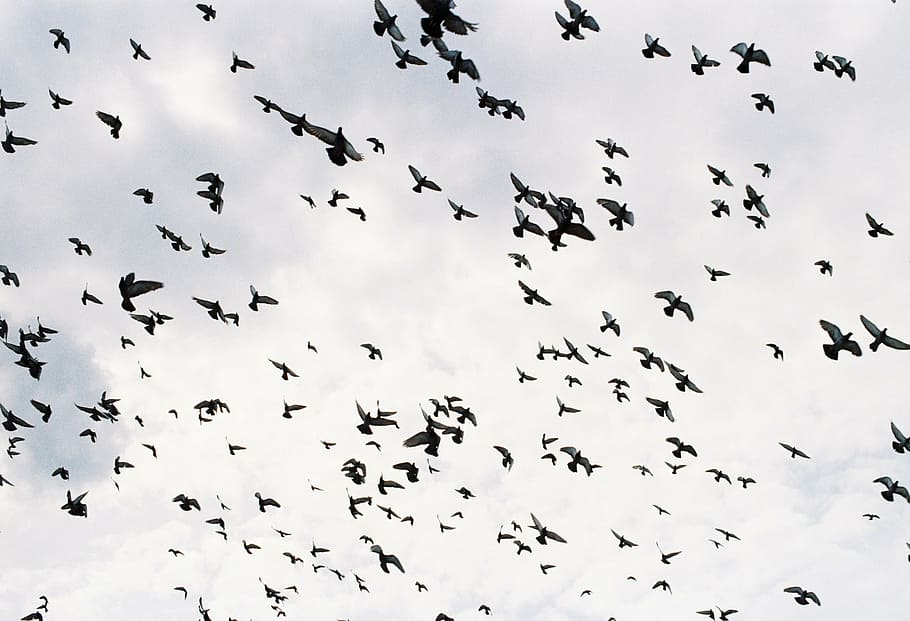
#> input picture data/droup_of_birds.jpg, 910 x 621 px, found by its file name
$ python main.py
#> lines starting #> are read from the running program, lines starting #| are printed output that depends on the picture; after the words box and inside, x2 and y2 are one past the last pixel; in counts of white or black regions, pixels touching at a corner belong together
import os

import cv2


img = cv2.imread(os.path.join('.','data', 'droup_of_birds.jpg'))
#> img is the input picture: shape (621, 910, 3); mean B, G, R 219.1, 218.5, 219.1

img_gray = cv2.cvtColor(img, cv2.COLOR_BGR2GRAY)

ret, thresh = cv2.threshold(img_gray, 127, 255, cv2.THRESH_BINARY_INV)
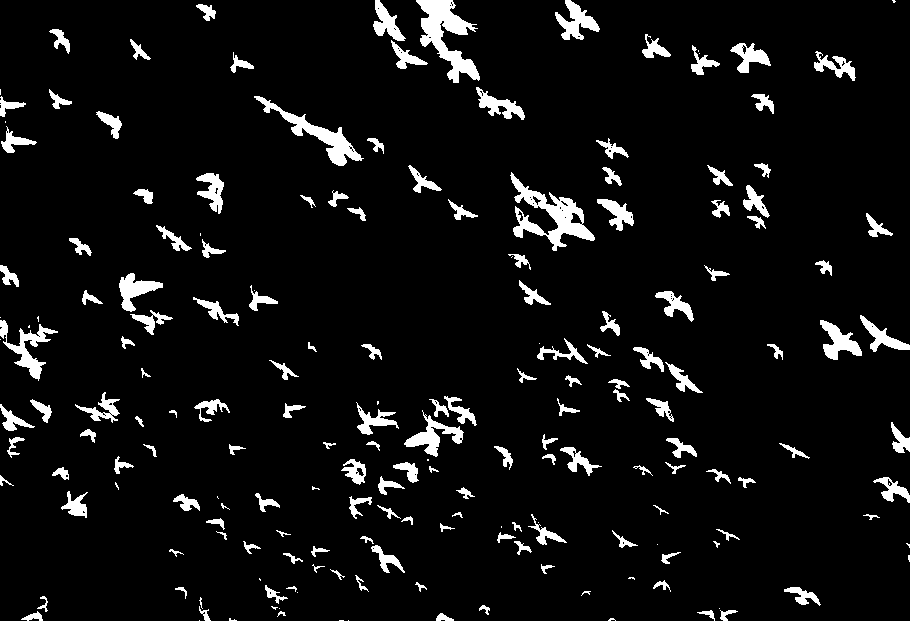
#> thresh: shape (621, 910); 6.4% white; 190 white regions (36 under 20 px)

contours, hierarchy = cv2.findContours(thresh, cv2.RETR_TREE, cv2.CHAIN_APPROX_SIMPLE)
#> contours = 266 contours, 120 with area under 20; largest, box (x1, y1, x2, y2) and area: (510, 172, 595, 251) 2100, (416, 0, 480, 83) 2052, (254, 96, 364, 166) 1353, (0, 320, 58, 381) 847, (404, 410, 464, 457) 774

for cnt in contours:
    if cv2.contourArea(cnt) > 40:
        # cv2.drawContours(img, cnt, -1, (0, 255, 0), 1)

        x1, y1, w, h = cv2.boundingRect(cnt)

        cv2.rectangle(img, (x1, y1), (x1 + w, y1 + h), (0, 255, 0), 2)
#> this loop made 266 passes
#> (x1, y1, w, h) on passes 6, 8, 9, 10, 14, 21, 24, 27, 35, 36, 38, 39: (436, 613, 18, 8), (21, 611, 22, 10), (720, 610, 18, 11), (697, 610, 18, 11), (199, 606, 12, 15), (784, 587, 37, 19), (265, 585, 23, 19), (653, 580, 18, 12), (283, 553, 20, 11), (661, 552, 20, 12), (311, 546, 19, 11), (371, 545, 34, 28)
#> cnt on passes 1, 2, 3, 11, 12, 19: [[348, 620]], [[339, 620], [343, 620]], [[199, 620]], [[719, 608]], [[279, 608]], [[297, 592]]
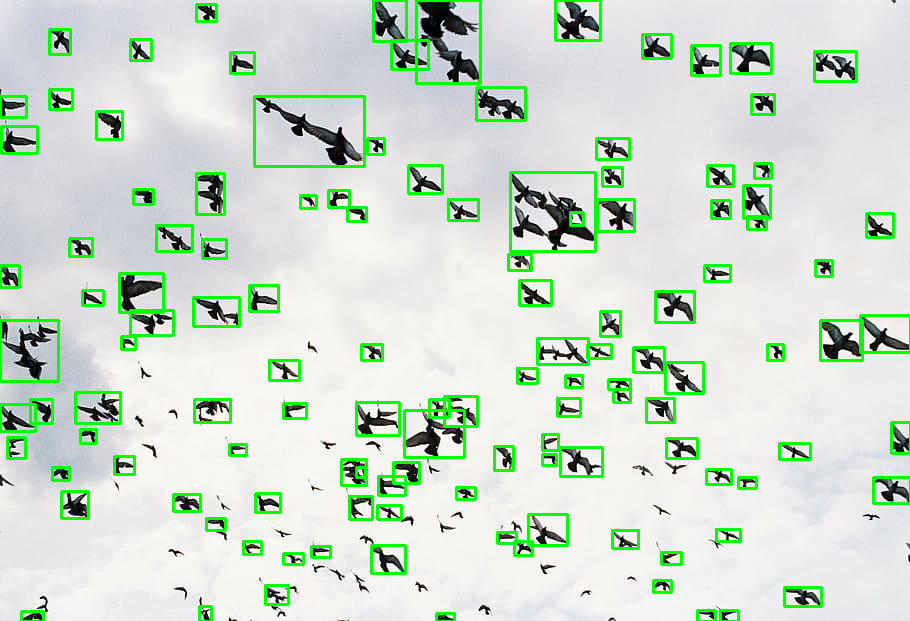
#> img: shape (621, 910, 3); 6.34% of pixels changed, all inside (x1, y1, x2, y2) = (0, 0, 910, 621)

cv2.imshow('img', img)
cv2.imshow('thresh', thresh)
cv2.waitKey(0)
